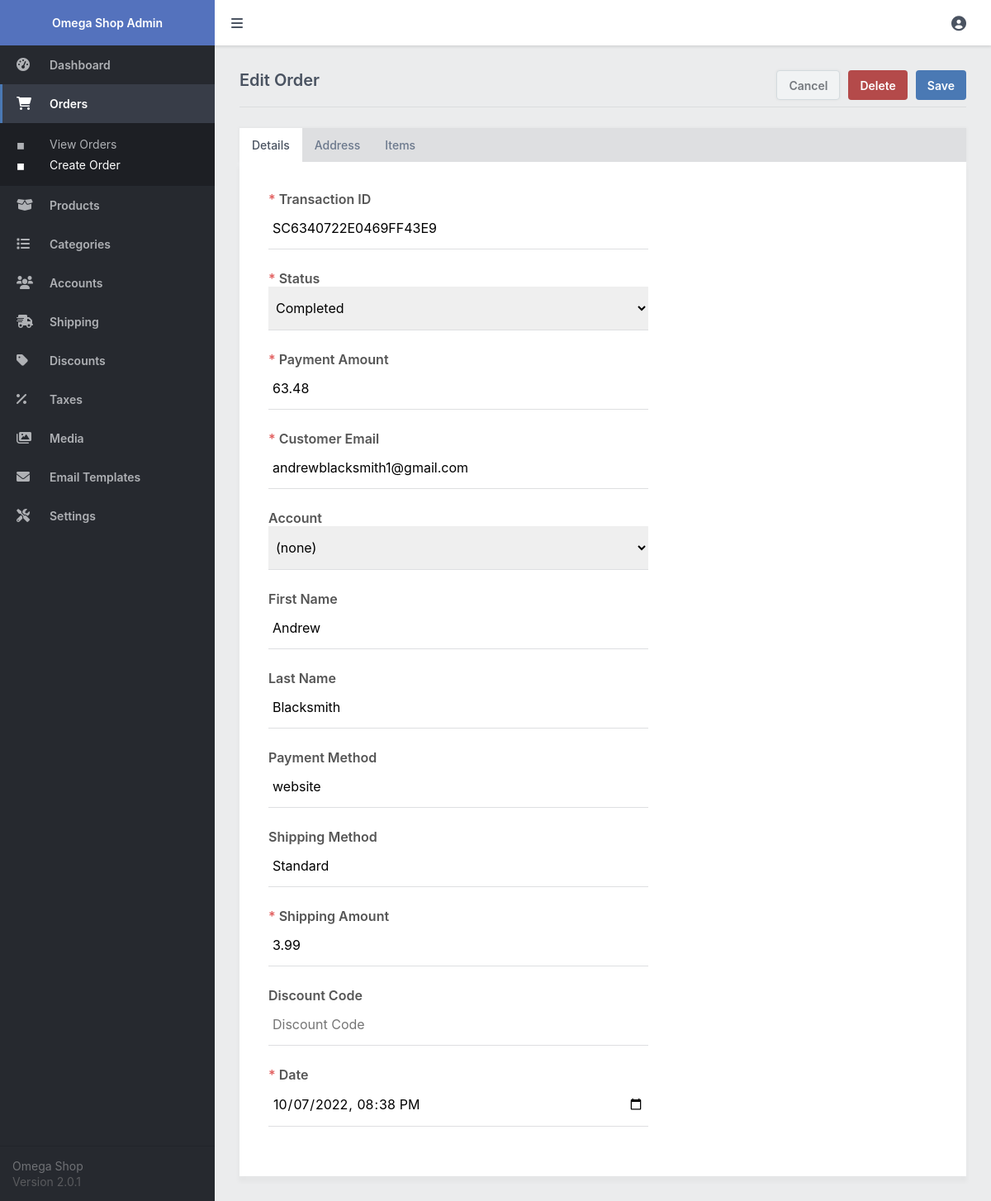
/admin/index.php?page=order_manage&id=4 (signed in), run on the app's committed database.
### tables this page shows
CREATE TABLE `transactions` (
  `id` int(11) NOT NULL,
  `txn_id` varchar(255) NOT NULL,
  `payment_amount` decimal(7,2) NOT NULL,
  `payment_status` varchar(30) NOT NULL,
  `created` datetime NOT NULL,
  `payer_email` varchar(255) NOT NULL DEFAULT '',
  `first_name` varchar(100) NOT NULL DEFAULT '',
  `last_name` varchar(100) NOT NULL DEFAULT '',
  `address_street` varchar(255) NOT NULL DEFAULT '',
  `address_city` varchar(100) NOT NULL DEFAULT '',
  `address_state` varchar(100) NOT NULL DEFAULT '',
  `address_zip` varchar(50) NOT NULL DEFAULT '',
  `address_country` varchar(100) NOT NULL DEFAULT '',
  `account_id` int(11) DEFAULT NULL,
  `payment_method` varchar(50) NOT NULL DEFAULT 'website',
  `shipping_method` varchar(255) NOT NULL DEFAULT '',
  `shipping_amount` decimal(7,2) NOT NULL DEFAULT 0.00,
  `discount_code` varchar(50) NOT NULL DEFAULT ''
);

### admin/index.php (called while the page is built, shortened)
<?php
include '../functions.php';
$page = isset($_GET['page']) && file_exists($_GET['page'] . '.php') ? $_GET['page'] : 'dashboard';
include $page . '.php';
?>

### admin/order_manage.php (the view, shortened to what this page needs)
<?php
$transaction = [
    'txn_id' => '',
    'payment_amount' => '',
    'payment_status' => '',
    'payer_email' => '',
    'first_name' => '',
    'last_name' => '',
    'account_id' => '',
    'payment_method' => '',
    'discount_code' => '',
    'address_street' => '',
    'address_city' => '',
    'address_state' => '',
    'address_zip' => '',
    'address_country' => '',
    'shipping_method' => '',
    'shipping_amount' => '',
    'created' => date('Y-m-d\TH:i')
];
$stmt = $pdo->prepare('SELECT * FROM products ORDER BY id');
$stmt->execute();
$products = $stmt->fetchAll(PDO::FETCH_ASSOC);
if (isset($_GET['id'])) {
    $stmt = $pdo->prepare('SELECT * FROM transactions WHERE id = ?');
    $stmt->execute([ $_GET['id'] ]);
    $transaction = $stmt->fetch(PDO::FETCH_ASSOC);
    $page = 'Edit';
}
?>
<?=template_admin_header($page . ' Order', 'orders', 'manage')?>
<form action="" method="post">
    <div class="content-title">
        <h2><?=$page?> Order</h2>
        <a href="index.php?page=orders" class="btn alt mar-right-2">Cancel</a>
        <?php if ($page == 'Edit'): ?>
        <input type="submit" name="delete" value="Delete" class="btn red mar-right-2" onclick="return confirm('Are you sure you want to delete this order?')">
        <?php endif; ?>
        <input type="submit" name="submit" value="Save" class="btn">
    </div>
    <div class="tabs">
        <a href="#" class="active">Details</a>
        <a href="#">Address</a>
        <a href="#">Items</a>
    </div>
    <div class="content-block tab-content active">
        <div class="form responsive-width-100">
            <label for="txn_id"><i class="required">*</i> Transaction ID</label>
            <input id="txn_id" type="text" name="txn_id" placeholder="Transaction ID" value="<?=$transaction['txn_id']?>" required>
            <label for="status"><i class="required">*</i> Status</label>
            <select id="status" name="status" required>
                <option value="Completed"<?=$transaction['payment_status']=='Completed'?' selected':''?>>Completed</option>
            </select>
            <label for="amount"><i class="required">*</i> Payment Amount</label>
            <input id="amount" type="number" name="amount" placeholder="0.00" value="<?=$transaction['payment_amount']?>" step=".01" required>
            <label for="email"><i class="required">*</i> Customer Email</label>
            <input id="email" type="email" name="email" placeholder="joebloggs@example.com" value="<?=htmlspecialchars($transaction['payer_email'], ENT_QUOTES)?>" required>
            <label for="account">Account</label>
            <select id="account" name="account">
                <option value=""<?=$transaction['account_id']==NULL?' selected':''?>>(none)</option>
            </select>
            <label for="first_name">First Name</label>
            <input id="first_name" type="text" name="first_name" placeholder="Joe" value="<?=htmlspecialchars($transaction['first_name'], ENT_QUOTES)?>">
            <label for="last_name">Last Name</label>
            <input id="last_name" type="text" name="last_name" placeholder="Bloggs" value="<?=htmlspecialchars($transaction['last_name'], ENT_QUOTES)?>">
            <label for="method">Payment Method</label>
            <input id="method" type="text" name="method" placeholder="website" value="<?=$transaction['payment_method']?>">
            <label for="shipping_method">Shipping Method</label>
            <input id="shipping_method" type="text" name="shipping_method" placeholder="Standard" value="<?=$transaction['shipping_method']?>">
            <label for="shipping_amount"><i class="required">*</i> Shipping Amount</label>
            <input id="shipping_amount" type="number" name="shipping_amount" placeholder="0.00" value="<?=$transaction['shipping_amount']?>" step=".01" required>
            <label for="discount_code">Discount Code</label>
            <input id="discount_code" type="text" name="discount_code" placeholder="Discount Code" value="<?=htmlspecialchars($transaction['discount_code'], ENT_QUOTES)?>">
            <label for="created"><i class="required">*</i> Date</label>
            <input id="created" type="datetime-local" name="created" value="<?=date('Y-m-d\TH:i', strtotime($transaction['created']))?>" required>
        </div>
    </div>
</form>
<?=template_admin_footer('initManageOrder(' . json_encode($products) . ')')?>

### admin/admin.css (style rules this page uses)
* { box-sizing: border-box; font-family: -apple-system, BlinkMacSystemFont, "segoe ui", roboto, oxygen, ubuntu, cantarell, "fira sans", "droid sans", "helvetica neue", Arial, sans-serif; font-size: 16px; }
html { height: 100%; }
body { position: relative; min-height: 100%; color: #555555; background-color: #ebeced; margin: 0; }
h1, h2, h3, h4, h5 { color: #4a5361; margin: 0; padding: 0; }
main h2 { font-size: 20px; padding-bottom: 20px; font-weight: 600; }
main .content-title { border-bottom: 1px solid #dbdddf; display: flex; }
main .content-title h2 { flex: 1; }
main .content-title .btn { height: 36px; }
main .content-block { background-color: #fff; margin-top: 25px; padding: 15px; box-shadow: 0px 0px 5px 1px rgba(0, 0, 0, 0.03); overflow: hidden; }
main .tabs { display: flex; overflow-x: auto; -webkit-overflow-scrolling: touch; background-color: #dedfe1; margin-top: 25px; box-shadow: 0px 0px 4px 1px rgba(0, 0, 0, 0.03); z-index: 100; }
main .tabs a { display: flex; text-decoration: none; padding: 12px 15px; border: 0; color: #6b788c; font-weight: 500; font-size: 14px; }
main .tabs a.active { color: #4a5361; background-color: #fff; }
main .tabs ~ .content-block { margin-top: 0; box-shadow: 0px 6px 5px 1px rgba(0, 0, 0, 0.03); }
main .tab-content { display: none; }
main .tab-content.active { display: block; }
main .form { display: flex; flex-flow: column; width: 500px; padding: 20px; }
main .form input[type="text"], main .form input[type="password"], main .form input[type="datetime-local"], main .form input[type="email"], main .form input[type="number"], main .form textarea, main .form select { width: 100%; padding: 15px 5px; margin-bottom: 25px; border: 0; border-bottom: 1px solid #dedfe1; }
main .form label { display: block; font-weight: 600; }
main .form label .required { font-style: normal; color: #e26060; }
.btn { display: inline-flex; align-items: center; justify-content: center; text-decoration: none; appearance: none; cursor: pointer; border: 0; background: #4a79b4; color: #ffffff; padding: 0 14px; font-size: 14px; font-weight: 600; border-radius: 4px; height: 38px; }
.btn.red { background: #b44a4a; }
.btn.alt { color: #75797e; border: 1px solid #d4dbde; box-shadow: 0px 0px 3px 1px rgba(0, 0, 0, 0.03); background: #f1f3f4; }
.mar-right-2 { margin-right: 10px; }

### data on the page
transactions: txn_id "SC6340722E0469FF43E9", status "Completed", amount "63.48", email "andrewblacksmith1@gmail.com", account "(none)", first_name "Andrew", last_name "Blacksmith", method "website", shipping_method "Standard", shipping_amount "3.99", created "10/07/2022 20:38"

### other printed values
$page "Edit"
